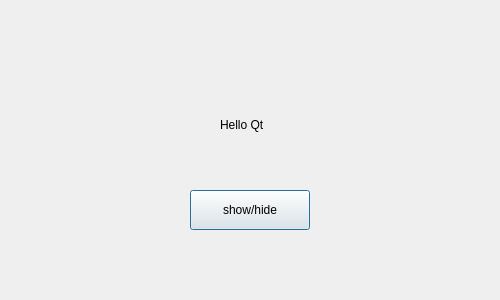
<?xml version="1.0" encoding="UTF-8"?>
<ui version="4.0">
 <class>Dialog</class>
 <widget class="QDialog" name="Dialog">
  <property name="geometry">
   <rect>
    <x>0</x>
    <y>0</y>
    <width>500</width>
    <height>300</height>
   </rect>
  </property>
  <property name="windowTitle">
   <string>                                    HelloQt</string>
  </property>
  <widget class="QPushButton" name="btn">
   <property name="geometry">
    <rect>
     <x>190</x>
     <y>190</y>
     <width>120</width>
     <height>40</height>
    </rect>
   </property>
   <property name="text">
    <string>show/hide</string>
   </property>
  </widget>
  <widget class="QLabel" name="label">
   <property name="geometry">
    <rect>
     <x>220</x>
     <y>100</y>
     <width>80</width>
     <height>50</height>
    </rect>
   </property>
   <property name="text">
    <string>Hello Qt</string>
   </property>
  </widget>
 </widget>
 <resources/>
 <connections/>
</ui>
